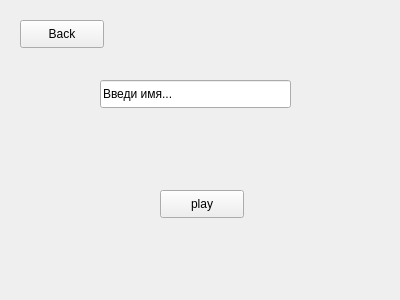
<?xml version="1.0" encoding="UTF-8"?>
<ui version="4.0">
 <class>Form</class>
 <widget class="QWidget" name="Form">
  <property name="geometry">
   <rect>
    <x>0</x>
    <y>0</y>
    <width>400</width>
    <height>300</height>
   </rect>
  </property>
  <property name="windowTitle">
   <string>Form</string>
  </property>
  <widget class="QPushButton" name="backButton">
   <property name="geometry">
    <rect>
     <x>20</x>
     <y>20</y>
     <width>84</width>
     <height>28</height>
    </rect>
   </property>
   <property name="text">
    <string>Back</string>
   </property>
  </widget>
  <widget class="QPushButton" name="playButton">
   <property name="geometry">
    <rect>
     <x>160</x>
     <y>190</y>
     <width>84</width>
     <height>28</height>
    </rect>
   </property>
   <property name="text">
    <string>play</string>
   </property>
  </widget>
  <widget class="QLineEdit" name="lineEdit">
   <property name="geometry">
    <rect>
     <x>100</x>
     <y>80</y>
     <width>191</width>
     <height>28</height>
    </rect>
   </property>
   <property name="text">
    <string>Введи имя...</string>
   </property>
  </widget>
 </widget>
 <resources/>
 <connections/>
</ui>
